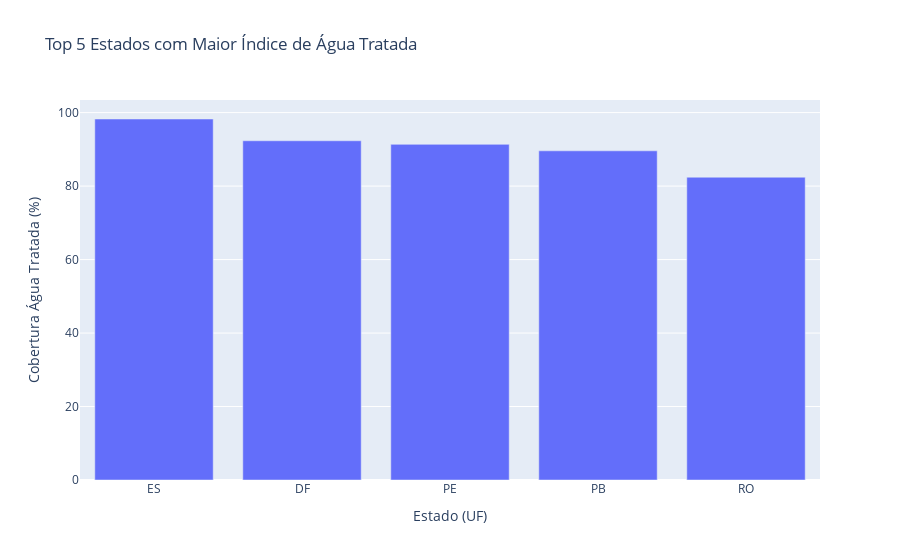
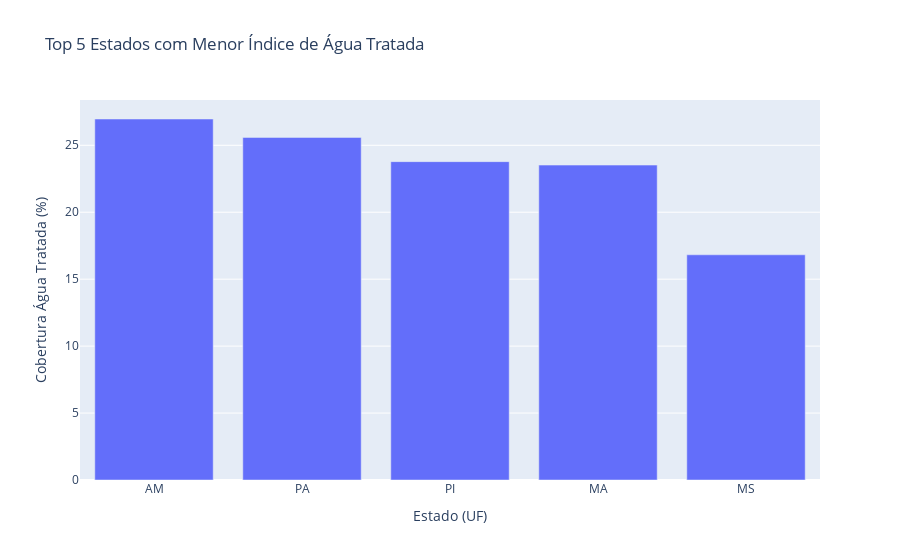

Notebook cell for these charts, in order:
### Code cell
df_sorted = df_medio.sort_values(by='indice_agua_tratada', ascending=False)

top5 = df_sorted.head(5)
bottom5 = df_sorted.tail(5)

fig_top5 = px.bar(
    top5,
    x='sigla_uf',
    y='indice_agua_tratada',
    title='Top 5 Estados com Maior Índice de Água Tratada',
    labels={'sigla_uf': 'Estado (UF)', 'indice_agua_tratada': 'Cobertura Água Tratada (%)'}
)

fig_bottom5 = px.bar(
    bottom5,
    x='sigla_uf',
    y='indice_agua_tratada',
    title='Top 5 Estados com Menor Índice de Água Tratada',
    labels={'sigla_uf': 'Estado (UF)', 'indice_agua_tratada': 'Cobertura Água Tratada (%)'}
)

fig_top5.show()
fig_bottom5.show()

### Figure 1 — Plotly figure (JSON) as saved in the notebook; plotly's stock layout.template omitted (floating-point values rounded to 4 significant figures)
{"data": [{"hovertemplate": "Estado (UF)=%{x}<br>Cobertura Água Tratada (%)=%{y}<extra></extra>", "legendgroup": "", "marker": {"color": "#636efa", "pattern": {"shape": ""}}, "name": "", "orientation": "v", "showlegend": false, "textposition": "auto", "type": "bar", "x": ["ES", "DF", "PE", "PB", "RO"], "xaxis": "x", "y": [98.26, 92.33, 91.36, 89.6, 82.41], "yaxis": "y"}], "layout": {"barmode": "relative", "legend": {"tracegroupgap": 0}, "title": {"text": "Top 5 Estados com Maior Índice de Água Tratada"}, "xaxis": {"anchor": "y", "domain": [0, 1], "title": {"text": "Estado (UF)"}}, "yaxis": {"anchor": "x", "domain": [0, 1], "title": {"text": "Cobertura Água Tratada (%)"}}}}

### Figure 2 — Plotly figure (JSON) as saved in the notebook; plotly's stock layout.template omitted (floating-point values rounded to 4 significant figures)
{"data": [{"hovertemplate": "Estado (UF)=%{x}<br>Cobertura Água Tratada (%)=%{y}<extra></extra>", "legendgroup": "", "marker": {"color": "#636efa", "pattern": {"shape": ""}}, "name": "", "orientation": "v", "showlegend": false, "textposition": "auto", "type": "bar", "x": ["AM", "PA", "PI", "MA", "MS"], "xaxis": "x", "y": [26.96, 25.59, 23.78, 23.52, 16.82], "yaxis": "y"}], "layout": {"barmode": "relative", "legend": {"tracegroupgap": 0}, "title": {"text": "Top 5 Estados com Menor Índice de Água Tratada"}, "xaxis": {"anchor": "y", "domain": [0, 1], "title": {"text": "Estado (UF)"}}, "yaxis": {"anchor": "x", "domain": [0, 1], "title": {"text": "Cobertura Água Tratada (%)"}}}}
